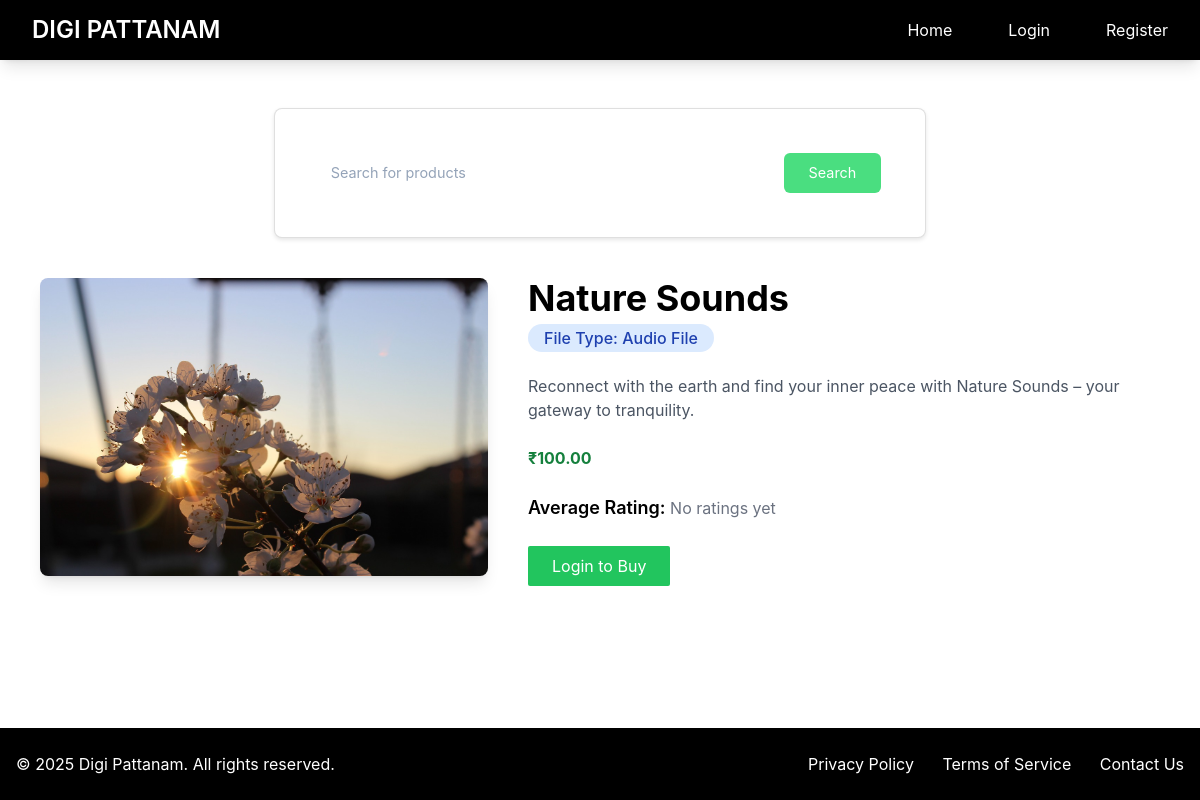
The app's page /product/11/ with its own data.
### myapp/models.py (models this page shows, shortened)
class Products(models.Model):
    FILE_TYPE_CHOICES = [
        ('pdf', 'PDF Document'),
        ('video', 'Video File'),
        ('audio', 'Audio File'),
        ('image', 'Image File'),
        ('zip', 'ZIP Archive'),
        ('doc', 'Document'),
        ('other', 'Other')
    ]
    user = models.ForeignKey(User, on_delete=models.CASCADE, null=True)
    name = models.CharField(max_length=200)
    desc = models.CharField(max_length=1000)
    price = models.DecimalField(max_digits=10, decimal_places=2)
    file = models.FileField(upload_to='uploads')
    image = models.ImageField(upload_to='product_images/', null=True, blank=True)
    file_type = models.CharField(
        max_length=10,
        choices=FILE_TYPE_CHOICES,
        default='other',
        help_text="Select the type of file you are uploading",
        null=True
    )

### myapp/views.py (the view)
# urls.py: path('product/<int:id>/', views.detail, name='detail'),
def detail(request, id):
    product = get_object_or_404(Products, id=id)
    average_rating = Rating.objects.filter(product=product).aggregate(Avg('value'))['value__avg']
    return render(request, 'myapp/detail.html', {
        'product': product,
        'average_rating': average_rating,
    })

### myapp/templates/myapp/detail.html
{% extends 'myapp/base.html' %}
{% block body %}
<div class="flex p-10">
    <div>
        {% if product.image %}
            <img src="{{ product.image.url }}" alt="{{ product.name }}" class="max-w-md object-cover rounded-lg shadow-lg">
        {% else %}
            <div class="w-[368px] h-[247px] bg-gray-200 flex items-center justify-center rounded-lg">
                <span class="text-gray-500">No image available</span>
            </div>
        {% endif %}
    </div>
    <div class="pl-10">
        <div class="text-4xl font-bold">{{ product.name }}</div>
        <div class="mt-2 mb-4">
            <span class="px-3 py-1 bg-blue-100 text-blue-800 rounded-full font-medium">
                File Type: {{ product.get_file_type_display }}
            </span>
        </div>
        <div class="mb-4 text-gray-600">{{ product.desc }}</div>
        <div class="mb-4 text-green-700 font-bold">₹{{ product.price }}</div>
        <div class="mb-4">
            <span class="text-lg font-semibold">Average Rating: </span>
            {% if average_rating %}
                <span class="text-yellow-500 text-lg font-bold">⭐ {{ average_rating|floatformat:1 }} / 5</span>
            {% else %}
                <span class="text-gray-500">No ratings yet</span>
            {% endif %}
        </div>
        {% if user.is_authenticated %}
            <form action="{% url 'create_checkout_session' %}" method="POST">
                {% csrf_token %}
                <input type="hidden" name="product_id" value="{{ product.id }}">
                <button type="submit" id="checkout-button" class="bg-green-500 text-white px-4 py-2 rounded-sm">Buy</button>
            </form>
        {% else %}
            <a href="{% url 'login' %}?next={{ request.path }}" class="bg-green-500 text-white px-4 py-2 rounded-sm inline-block">Login to Buy</a>
        {% endif %}
    </div>
</div>
{% endblock %}

### myapp/templates/myapp/base.html (style rules this page uses)
body { background-color: white; color: #000000; font-family: 'Inter', sans-serif; min-height: 100vh; display: flex; flex-direction: column; }

### records on screen
Products: image (picture), name "Nature Sounds", file_type "Audio File", desc "Reconnect with the earth and find your inner peace with Nature Sounds – your gateway to tranquility.", price "100.00"
